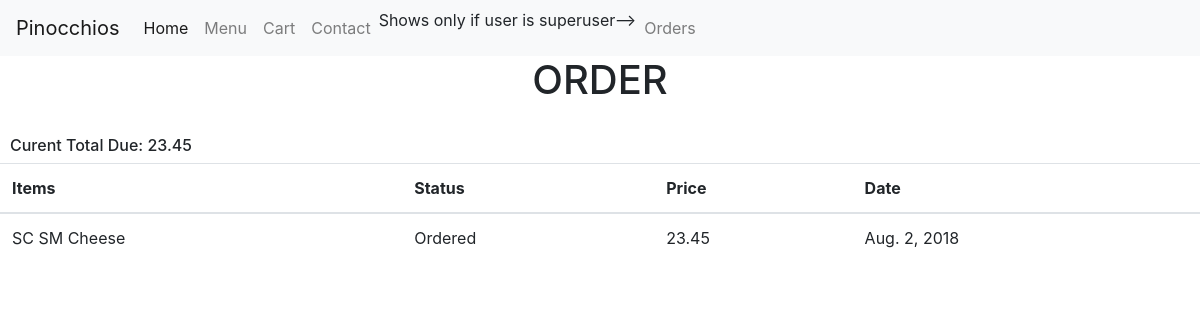
The app's page /view (signed in), older data.
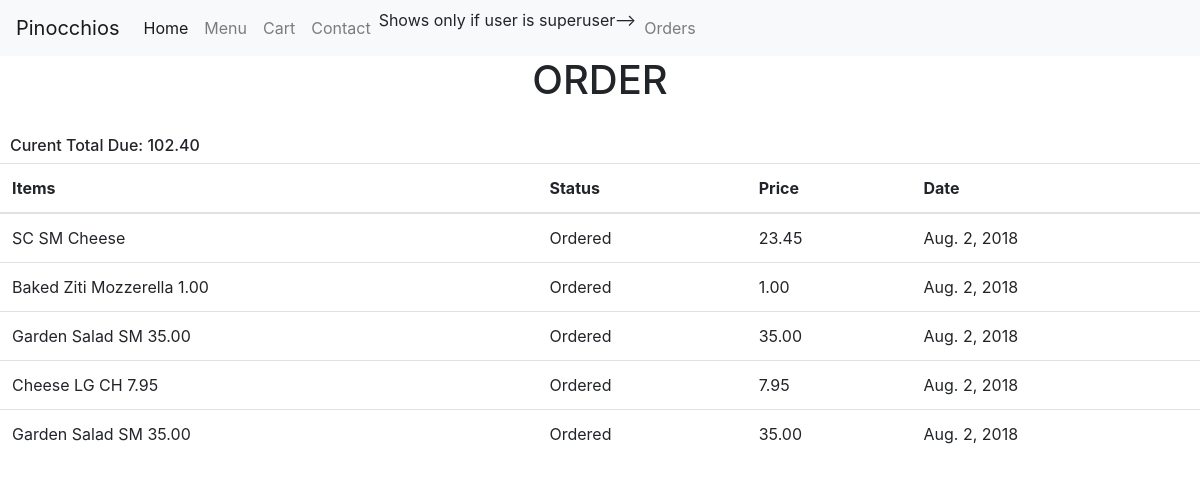
The same page, newer data.
### orders/models.py (models this page shows, shortened)
class Orders(models.Model):
    Ordered="Ordered"
    Delivered="Delivered"
    Incart="In Cart"
    Status_Choices=(
        (Ordered,'Ordered'),
        (Delivered,'Delivered'),
        (Incart,'In cart')
        )
    Username=models.CharField( max_length=64)
    Items=models.TextField()
    Status=models.TextField(choices=Status_Choices, default="In Cart")
    Date=models.DateField(datetime.now())
    Price=models.DecimalField(
        max_digits=5,
        decimal_places=2,
        default=1
        )
    Toppings=models.ManyToManyField(Toppings,blank = True,)

### orders/views.py (the view)
# urls.py: path("view",views.view, name="view"),
def view(request):
    Username = request.user.username # Retrieves username of current user
    order=Orders.objects.all().filter(Username=Username) # Retrieves all orders of current user
    orderall=Orders.objects.all().filter(Username=Username,Status="Ordered")  # Retrieves all pending orders of current user
    global total #Calculates total due by user
    total=0
    for item in order:
        total=total+item.Price
    context = {
       "order" : order ,
        "total":total
    }
    return render(request, "order.html",context)

### templates/order.html (shortened to what this page needs)
{% extends 'base.html' %}
{% block content %}
{% if user.is_authenticated %}
<h1 style="text-align:center;">ORDER</h1>
<table class="table">
    <thead>
    <tr>
        <th scope="col">Items</th>
        <th scope="col">Status</th>
        <th scope="col">Price</th>
        <th scope="col">Date</th>
    </tr>
    </thead>
    <tbody>
    {% for item in order %}
    <tr>
        <td scope="row">{{ item.Items }}</td>
        <td>{{ item.Status }}</td>
        <td>{{ item.Price }}</td>
        <td>{{ item.Date }}</td>
    </tr>
    {% endfor %}
     </tbody>
<br>
<h6>Curent Total Due: {{total}}</h6>
{% else %}
<h1 id="logincheck">Log in or sign up to order!</h1>
<button class=" btn btn-light"><a href="{% url 'login' %}">Login</a></button>
<button class=" btn btn-light"><a href="{% url 'signup' %}">Sign Up</a></button>
{% endif %}
{% endblock %}

Row changes from the older to the newer data that the page shows:
added Orders: Items "Baked Ziti Mozzerella 1.00", Status "Ordered", Price "1.00", Date "Aug. 2, 2018"
added Orders: Items "Garden Salad SM 35.00", Status "Ordered", Price "35.00", Date "Aug. 2, 2018"
added Orders: Items "Cheese LG CH 7.95", Status "Ordered", Price "7.95", Date "Aug. 2, 2018"
added Orders: Items "Garden Salad SM 35.00", Status "Ordered", Price "35.00", Date "Aug. 2, 2018"
Text that changed along with them:
{{ total }}: "23.45" → "102.40"
